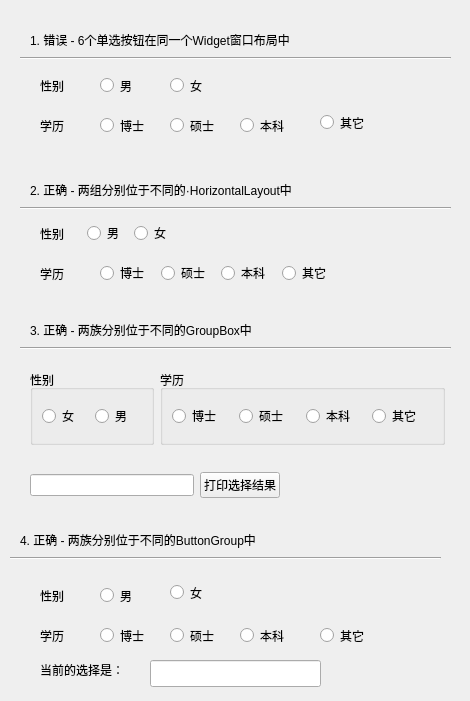
<?xml version="1.0" encoding="UTF-8"?>
<ui version="4.0">
 <class>Widget</class>
 <widget class="QWidget" name="Widget">
  <property name="geometry">
   <rect>
    <x>0</x>
    <y>0</y>
    <width>470</width>
    <height>701</height>
   </rect>
  </property>
  <property name="windowTitle">
   <string>Widget</string>
  </property>
  <widget class="Line" name="line">
   <property name="geometry">
    <rect>
     <x>20</x>
     <y>50</y>
     <width>431</width>
     <height>16</height>
    </rect>
   </property>
   <property name="orientation">
    <enum>Qt::Horizontal</enum>
   </property>
  </widget>
  <widget class="QLabel" name="label">
   <property name="geometry">
    <rect>
     <x>30</x>
     <y>30</y>
     <width>431</width>
     <height>19</height>
    </rect>
   </property>
   <property name="text">
    <string>1. 错误 - 6个单选按钮在同一个Widget窗口布局中</string>
   </property>
  </widget>
  <widget class="QLabel" name="label_2">
   <property name="geometry">
    <rect>
     <x>40</x>
     <y>70</y>
     <width>51</width>
     <height>31</height>
    </rect>
   </property>
   <property name="text">
    <string>性别</string>
   </property>
  </widget>
  <widget class="QLabel" name="label_3">
   <property name="geometry">
    <rect>
     <x>40</x>
     <y>110</y>
     <width>51</width>
     <height>31</height>
    </rect>
   </property>
   <property name="text">
    <string>学历</string>
   </property>
  </widget>
  <widget class="QRadioButton" name="rbMale">
   <property name="geometry">
    <rect>
     <x>100</x>
     <y>70</y>
     <width>61</width>
     <height>31</height>
    </rect>
   </property>
   <property name="text">
    <string>男</string>
   </property>
  </widget>
  <widget class="QRadioButton" name="rbFemal">
   <property name="geometry">
    <rect>
     <x>170</x>
     <y>70</y>
     <width>91</width>
     <height>31</height>
    </rect>
   </property>
   <property name="text">
    <string>女</string>
   </property>
  </widget>
  <widget class="QRadioButton" name="rbDoctor">
   <property name="geometry">
    <rect>
     <x>100</x>
     <y>110</y>
     <width>61</width>
     <height>31</height>
    </rect>
   </property>
   <property name="text">
    <string>博士</string>
   </property>
  </widget>
  <widget class="QRadioButton" name="rbMaster">
   <property name="geometry">
    <rect>
     <x>170</x>
     <y>110</y>
     <width>81</width>
     <height>31</height>
    </rect>
   </property>
   <property name="text">
    <string>硕士</string>
   </property>
  </widget>
  <widget class="QRadioButton" name="rbBachelor">
   <property name="geometry">
    <rect>
     <x>240</x>
     <y>110</y>
     <width>81</width>
     <height>31</height>
    </rect>
   </property>
   <property name="text">
    <string>本科</string>
   </property>
  </widget>
  <widget class="QRadioButton" name="rbOther">
   <property name="geometry">
    <rect>
     <x>320</x>
     <y>110</y>
     <width>120</width>
     <height>25</height>
    </rect>
   </property>
   <property name="text">
    <string>其它</string>
   </property>
  </widget>
  <widget class="Line" name="line_2">
   <property name="geometry">
    <rect>
     <x>20</x>
     <y>200</y>
     <width>431</width>
     <height>16</height>
    </rect>
   </property>
   <property name="orientation">
    <enum>Qt::Horizontal</enum>
   </property>
  </widget>
  <widget class="QLabel" name="label_5">
   <property name="geometry">
    <rect>
     <x>30</x>
     <y>180</y>
     <width>431</width>
     <height>19</height>
    </rect>
   </property>
   <property name="text">
    <string>2. 正确 - 两组分别位于不同的·HorizontalLayout中</string>
   </property>
  </widget>
  <widget class="Line" name="line_3">
   <property name="geometry">
    <rect>
     <x>20</x>
     <y>340</y>
     <width>431</width>
     <height>16</height>
    </rect>
   </property>
   <property name="orientation">
    <enum>Qt::Horizontal</enum>
   </property>
  </widget>
  <widget class="QLabel" name="label_7">
   <property name="geometry">
    <rect>
     <x>40</x>
     <y>400</y>
     <width>51</width>
     <height>31</height>
    </rect>
   </property>
   <property name="text">
    <string/>
   </property>
  </widget>
  <widget class="QLabel" name="label_8">
   <property name="geometry">
    <rect>
     <x>30</x>
     <y>320</y>
     <width>431</width>
     <height>19</height>
    </rect>
   </property>
   <property name="text">
    <string>3. 正确 - 两族分别位于不同的GroupBox中</string>
   </property>
  </widget>
  <widget class="QGroupBox" name="groupBox">
   <property name="geometry">
    <rect>
     <x>30</x>
     <y>370</y>
     <width>124</width>
     <height>75</height>
    </rect>
   </property>
   <property name="title">
    <string>性别</string>
   </property>
   <layout class="QHBoxLayout" name="horizontalLayout_3">
    <item>
     <widget class="QRadioButton" name="rbFemale3">
      <property name="text">
       <string>女</string>
      </property>
     </widget>
    </item>
    <item>
     <widget class="QRadioButton" name="rbMale3">
      <property name="text">
       <string>男</string>
      </property>
     </widget>
    </item>
   </layout>
  </widget>
  <widget class="QGroupBox" name="groupBox_2">
   <property name="geometry">
    <rect>
     <x>160</x>
     <y>370</y>
     <width>285</width>
     <height>75</height>
    </rect>
   </property>
   <property name="title">
    <string>学历</string>
   </property>
   <layout class="QHBoxLayout" name="horizontalLayout_4">
    <item>
     <widget class="QRadioButton" name="rbDoctor3">
      <property name="text">
       <string>博士</string>
      </property>
     </widget>
    </item>
    <item>
     <widget class="QRadioButton" name="rbMaster3">
      <property name="text">
       <string>硕士</string>
      </property>
     </widget>
    </item>
    <item>
     <widget class="QRadioButton" name="rbBachelor3">
      <property name="text">
       <string>本科</string>
      </property>
     </widget>
    </item>
    <item>
     <widget class="QRadioButton" name="rbOther3">
      <property name="text">
       <string>其它</string>
      </property>
     </widget>
    </item>
   </layout>
  </widget>
  <widget class="Line" name="line_4">
   <property name="geometry">
    <rect>
     <x>10</x>
     <y>550</y>
     <width>431</width>
     <height>16</height>
    </rect>
   </property>
   <property name="orientation">
    <enum>Qt::Horizontal</enum>
   </property>
  </widget>
  <widget class="QLabel" name="label_9">
   <property name="geometry">
    <rect>
     <x>30</x>
     <y>610</y>
     <width>51</width>
     <height>31</height>
    </rect>
   </property>
   <property name="text">
    <string/>
   </property>
  </widget>
  <widget class="QLabel" name="label_10">
   <property name="geometry">
    <rect>
     <x>20</x>
     <y>530</y>
     <width>431</width>
     <height>19</height>
    </rect>
   </property>
   <property name="text">
    <string>4. 正确 - 两族分别位于不同的ButtonGroup中</string>
   </property>
  </widget>
  <widget class="QRadioButton" name="rbBachelor4">
   <property name="geometry">
    <rect>
     <x>240</x>
     <y>620</y>
     <width>81</width>
     <height>31</height>
    </rect>
   </property>
   <property name="text">
    <string>本科</string>
   </property>
  </widget>
  <widget class="QRadioButton" name="rbMaster4">
   <property name="geometry">
    <rect>
     <x>170</x>
     <y>620</y>
     <width>71</width>
     <height>31</height>
    </rect>
   </property>
   <property name="text">
    <string>硕士</string>
   </property>
  </widget>
  <widget class="QRadioButton" name="rbDoctor4">
   <property name="geometry">
    <rect>
     <x>100</x>
     <y>620</y>
     <width>61</width>
     <height>31</height>
    </rect>
   </property>
   <property name="text">
    <string>博士</string>
   </property>
  </widget>
  <widget class="QRadioButton" name="rbFemale4">
   <property name="geometry">
    <rect>
     <x>170</x>
     <y>580</y>
     <width>120</width>
     <height>25</height>
    </rect>
   </property>
   <property name="text">
    <string>女</string>
   </property>
  </widget>
  <widget class="QLabel" name="label_11">
   <property name="geometry">
    <rect>
     <x>40</x>
     <y>620</y>
     <width>51</width>
     <height>31</height>
    </rect>
   </property>
   <property name="text">
    <string>学历</string>
   </property>
  </widget>
  <widget class="QLabel" name="label_12">
   <property name="geometry">
    <rect>
     <x>40</x>
     <y>580</y>
     <width>51</width>
     <height>31</height>
    </rect>
   </property>
   <property name="text">
    <string>性别</string>
   </property>
  </widget>
  <widget class="QRadioButton" name="rbOther4">
   <property name="geometry">
    <rect>
     <x>320</x>
     <y>620</y>
     <width>91</width>
     <height>31</height>
    </rect>
   </property>
   <property name="text">
    <string>其它</string>
   </property>
  </widget>
  <widget class="QRadioButton" name="rbMale4">
   <property name="geometry">
    <rect>
     <x>100</x>
     <y>580</y>
     <width>71</width>
     <height>31</height>
    </rect>
   </property>
   <property name="text">
    <string>男</string>
   </property>
  </widget>
  <widget class="QLabel" name="label_13">
   <property name="geometry">
    <rect>
     <x>40</x>
     <y>660</y>
     <width>101</width>
     <height>19</height>
    </rect>
   </property>
   <property name="text">
    <string>当前的选择是：</string>
   </property>
  </widget>
  <widget class="QLineEdit" name="leSelect">
   <property name="geometry">
    <rect>
     <x>150</x>
     <y>660</y>
     <width>171</width>
     <height>27</height>
    </rect>
   </property>
  </widget>
  <widget class="QWidget" name="">
   <property name="geometry">
    <rect>
     <x>40</x>
     <y>260</y>
     <width>296</width>
     <height>27</height>
    </rect>
   </property>
   <layout class="QHBoxLayout" name="horizontalLayout_2">
    <item>
     <widget class="QLabel" name="label_4">
      <property name="text">
       <string>学历</string>
      </property>
     </widget>
    </item>
    <item>
     <widget class="QRadioButton" name="rbDoctor2">
      <property name="text">
       <string>博士</string>
      </property>
     </widget>
    </item>
    <item>
     <widget class="QRadioButton" name="radioButton_8">
      <property name="text">
       <string>硕士</string>
      </property>
     </widget>
    </item>
    <item>
     <widget class="QRadioButton" name="radioButton_7">
      <property name="text">
       <string>本科</string>
      </property>
     </widget>
    </item>
    <item>
     <widget class="QRadioButton" name="radioButton_11">
      <property name="text">
       <string>其它</string>
      </property>
     </widget>
    </item>
   </layout>
  </widget>
  <widget class="QWidget" name="">
   <property name="geometry">
    <rect>
     <x>40</x>
     <y>220</y>
     <width>135</width>
     <height>27</height>
    </rect>
   </property>
   <layout class="QHBoxLayout" name="horizontalLayout">
    <item>
     <widget class="QLabel" name="label_6">
      <property name="text">
       <string>性别</string>
      </property>
     </widget>
    </item>
    <item>
     <widget class="QRadioButton" name="rbMale2">
      <property name="text">
       <string>男</string>
      </property>
     </widget>
    </item>
    <item>
     <widget class="QRadioButton" name="radioButton_10">
      <property name="text">
       <string>女</string>
      </property>
     </widget>
    </item>
   </layout>
  </widget>
  <widget class="QWidget" name="">
   <property name="geometry">
    <rect>
     <x>30</x>
     <y>470</y>
     <width>250</width>
     <height>30</height>
    </rect>
   </property>
   <layout class="QHBoxLayout" name="horizontalLayout_5">
    <item>
     <widget class="QLineEdit" name="leResult"/>
    </item>
    <item>
     <widget class="QPushButton" name="btnGetSelection">
      <property name="text">
       <string>打印选择结果</string>
      </property>
     </widget>
    </item>
   </layout>
  </widget>
 </widget>
 <resources/>
 <connections/>
</ui>
